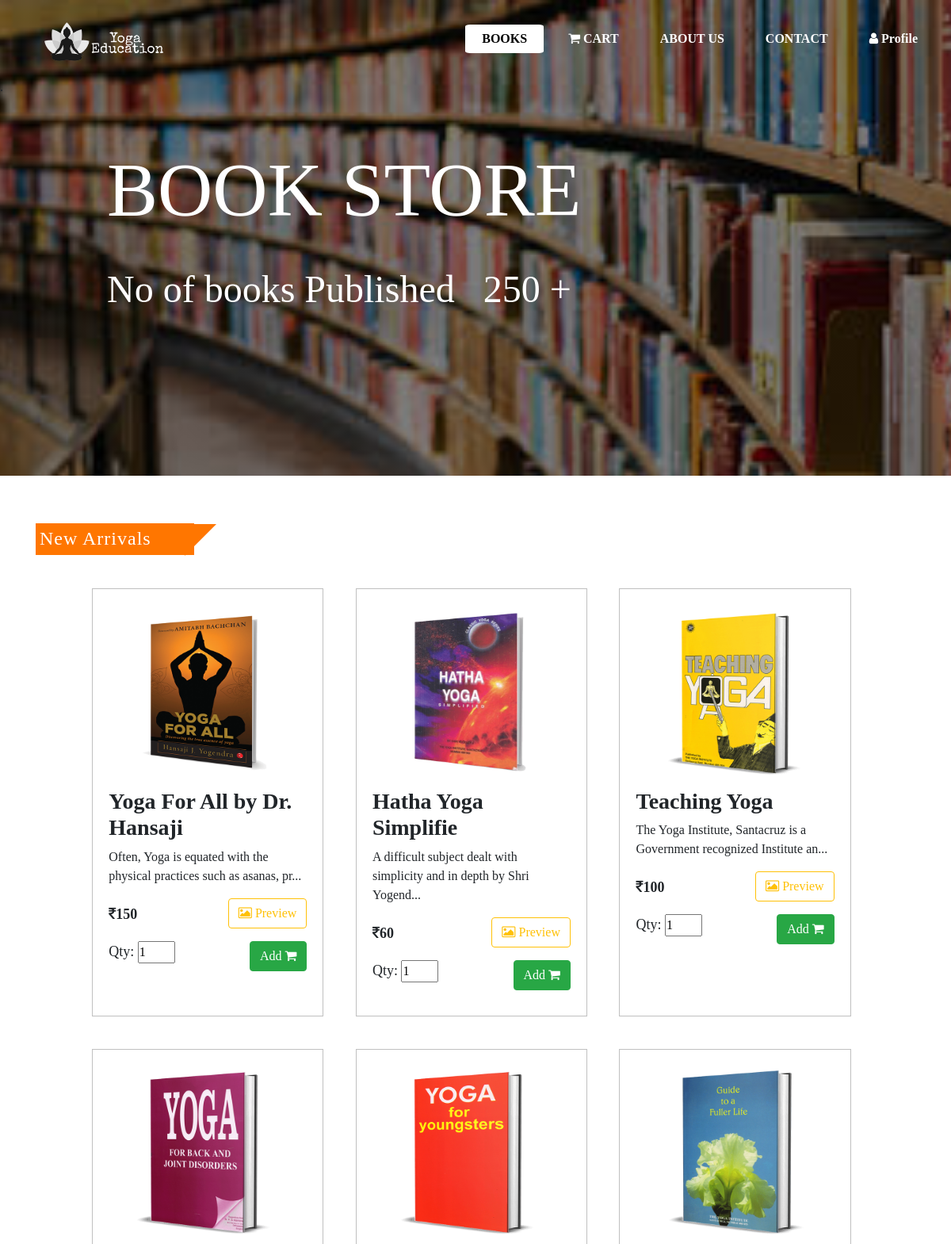
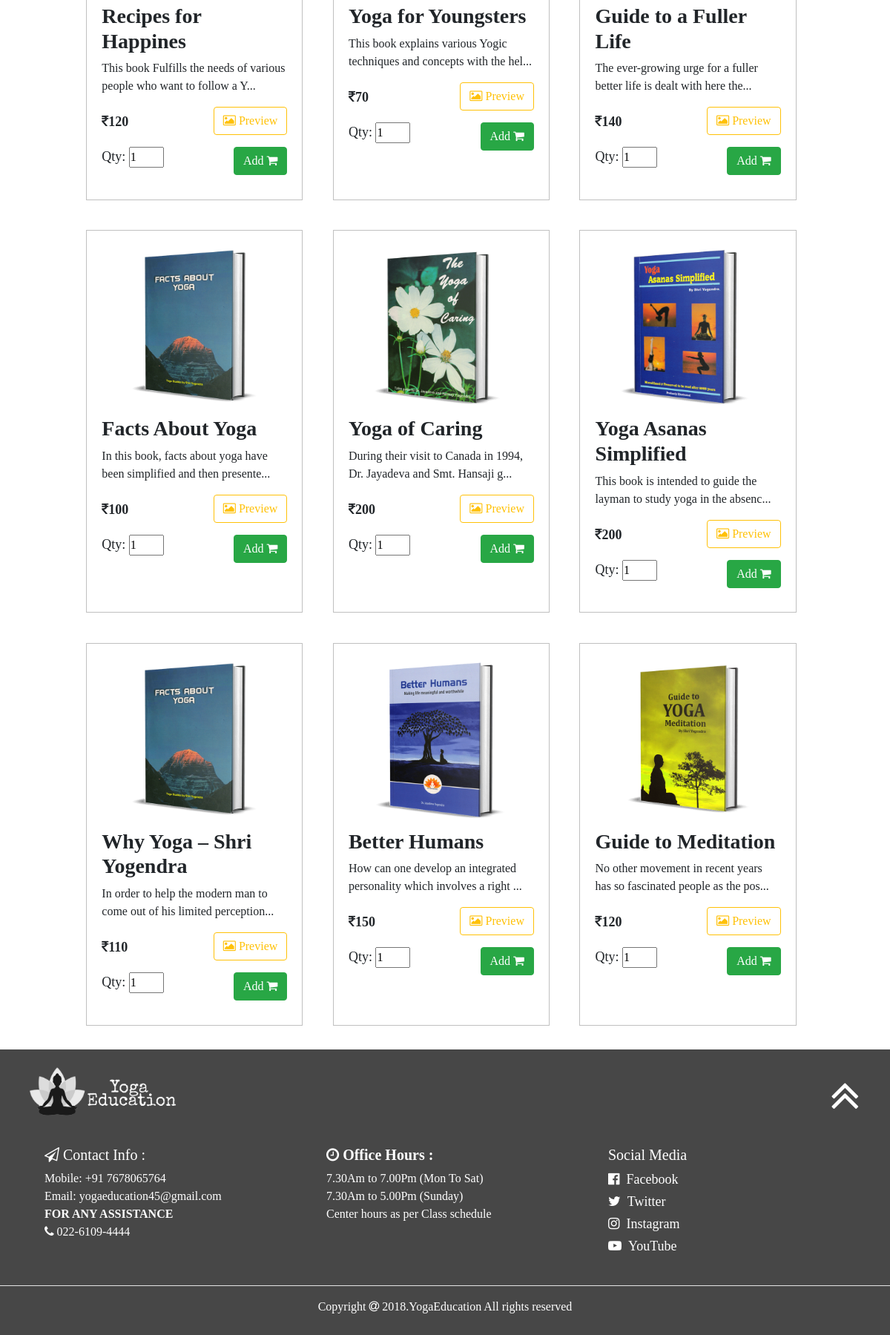
/User-Interface/index.php, run on the app's committed database (2 pictures, top to bottom).
### tables this page shows
CREATE TABLE `product` (
  `id` int(3) NOT NULL,
  `title` varchar(30) NOT NULL,
  `price` int(5) NOT NULL,
  `description` varchar(2000) NOT NULL,
  `image` varchar(40) NOT NULL,
  `createOn` datetime NOT NULL,
  `display` varchar(5) NOT NULL
);

### User-Interface/index.php (the view, shortened to what this page needs)
<!DOCTYPE html>
<html>
<head>
<link rel="stylesheet" type="text/css" href="../css/stylebookstore.css">
<link rel="stylesheet" type="text/css" href="../css/styleFooter.css">
<link rel="stylesheet" href="https://stackpath.bootstrapcdn.com/bootstrap/4.4.1/css/bootstrap.min.css">
<link rel="stylesheet" href="https://stackpath.bootstrapcdn.com/font-awesome/4.7.0/css/font-awesome.min.css">
</head>
<body>
<header >
<section id="nav-bar">
<nav class="navbar navbar-expand-lg navbar-light">
  <a class="navbar-brand" href="#"><img src="../pic/logo1.png"></a>
  <div class="collapse navbar-collapse" id="navbarNav">
        <ul class="navbar-nav ml-auto">
	   <li class="nav-item active">
        <a class="nav-link" href="index.html">BOOKS</a>
      </li>
	<li class="nav-item">
        <a class="nav-link" href="cart.php"><i class="fa fa-shopping-cart"></i>&nbsp;CART</a>
      </li>
	   <li class="nav-item">
        <a class="nav-link" href="AboutUs.html">ABOUT US</a>
      </li>
	   <li class="nav-item">
        <a class="nav-link" href="Contact.html">CONTACT</a>
      </li>
 <li class="nav-item ">
        <a class="nav-link" href="profile.php"><i class="fa fa-user"></i>&nbsp;Profile</a>
      </li>
    </ul>
  </div>
</nav>
.
</section>
<div class="col-md-12">
<div class="title">
<h1>BOOK STORE </h1><br><p>No of books Published &nbsp;
<span class="counter text-center">250</span>&nbsp;+</p>
</div>
</div>
</header>
<div class="container" id="msg-Content">
<h2 class="t1">New Arrivals</h2>
</div>
<div class="main-container">
<?php
	try{
	$db= new PDO('mysql:host=localhost;dbname=bookstore;charset=utf8','root','');
	}
	catch(Exception $e){
		echo "Error has Occured";
	}
	$stmt= $db->query("SELECT * FROM product where display='YES' ");
	while($row=$stmt->fetch()){
?>
<div class="">
<img src="../pic/book/<?php echo $row['image']?>" style="width:100%; height:220px;">
<h3 style="padding-top:10px;"><b><?php	echo $row['title']." " ?></b></h3>
<p><?=	substr($row['description'], 0, 70) . '...'; ?></p>
<div class="line-flex">
<h3><b><span style="font-size:18px;"><i class="fa fa-inr"></i><?php	echo $row['price']." " ?></span></b></h3>
<form action="previewbook.php" method="post">
	<button type="submit" value="submit" class="btn btn-outline-warning"  name="insertCart_btn" style="text-align:center;">
	<i class="fa fa-picture-o"> Preview</i></button></form>
</div>
<div class="line-flex">
<div>
<form method="post" id="myform" action="insertCart.php">
	<label style="font-size:18px">Qty:&nbsp;</label><input type="number" name="qun" value="1" min="1" max="99"style="width:50%;" >
	<input type="hidden" name="insert_id" value="<?php echo $row['id']; ?>" /></div>
	<div>
	<button type="submit" name="submit" value="submit" name="insertCart_btn"  class="btn btn-success" >
	 Add <i class="fa fa-shopping-cart" aria-hidden="true"></i></button></form>	</div>
</div>
</div>
<?php } ?>
</div>
<div class="footer">
<div> <img src="../pic/logo1.png" class="logo1"><a href="#nav-bar"><i class="fa fa-angle-double-up fa-4x linkUp linkk" ></i></a></div>
<div class="row" style="width:100%;padding-left:60px;padding-top:30px;padding-bottom:20px;">
<div class="col-md-4"><b><h5><i class="fa fa-paper-plane-o" ></i>&nbsp;Contact Info :</h5></b>
Mobile: +91 7678065764<br>
Email: yogaeducation45@gmail.com<br>
<b>FOR ANY ASSISTANCE</b><br><i class="fa fa-phone"></i>&nbsp;022-6109-4444
<br><br>
</div>
<div class="col-md-4"><h5><b><i class="fa fa-clock-o" ></i>&nbsp;Office Hours :</h5></b>
7.30Am to 7.00Pm (Mon To Sat)<br>
             7.30Am to 5.00Pm (Sunday)<br>
           Center hours as per Class schedule<br>
<br>
</div>
<div class="col-md-4"><b><h5>Social Media</h5></b>
<a href="https://www.facebook.com/profile.php?id=100006130181720" target="_blank" class="linkk" style="font-size:18px;">
<i style="padding-bottom:8px;" class="fa fa-facebook-official linkk" >&nbsp; Facebook</i></a><br>
<a href="https://twitter.com/Abhishe66218733" target="_blank" class="linkk" style="font-size:18px;">
<i style="padding-bottom:8px;"class="fa fa-twitter linkk" >&nbsp; Twitter</i></a><br>
<a href="https://www.instagram.com/ab_sawant/" target="_blank" class="linkk" style="font-size:18px;">
<i style="padding-bottom:8px;"class="fa fa-instagram linkk"> &nbsp;Instagram</i></a><br>
<a href="https://www.youtube.com/user/beyounick" target="_blank" class="linkk" style="font-size:18px;">
<i style="padding-bottom:8px;"class="fa fa-youtube-play linkk"> &nbsp;YouTube</i></a>
</div>
</div>
<div class="end">
<hr color="white"><p>Copyright <i class="fa fa-at" aria-hidden="true"></i> 2018.YogaEducation All rights reserved</p></div>
</div>
</body>
</body>
</html>

### css/stylebookstore.css (style rules this page uses)
* { margin:0; padding:0; font-family:Century Gothic; scroll-behavior: smooth; }
#nav-bar { position:sticky; top:0; z-index:10; }
.navbar-brand img { float:left; margin-top:12px; width:200px; height:60px; padding-left:40px; }
.navbar-nav li { padding:0 5px; }
.navbar-nav li a { float:right; text-align:left; padding:5px 20px!important; color:white!important; text-decoration:none; border:1px solid transparent; border-radius:6%; transition:0.6s ease; }
#nav-bar ul li.active a { background-color:#fff; color:#000!important; }
.nav-link { color:white; font-weight:600; font-size:16px; }
header { background-image:linear-gradient(rgba(0,0,0,0.5),rgba(0,0,0,0.5)), url(../pic/book1.jpg); height:600px; background-size: cover; background-position:center; }
.title { position:absolute; padding-top:5%; padding-left:10%; }
.title h1 { color:#fff; font-size:8vw; }
.title p { color:#fff; font-size:4vw; }
.container { width:100%; margin-top:5%; font-family:snas-serif; letter-spacing:1px; }
.container h2 { background:#ff7600; color:#fff; width:200px; font-size:24px; padding:5px; margin-bottom:2%; height:40px; }
.container h2::after { content:''; border-top:40px solid #ff7600; border-right:40px solid transparent; position:relative; left:42px; top:35px; }
.main-container { margin:1% 8%; //padding:1%; display:flex; flex-wrap:wrap; }
.main-container >div { margin:2% 2%; padding:2%; border:1px solid silver; width:29%; }
.line-flex { display:flex; width:100%; margin-bottom:5%; align-self:end; justify-content:space-between; }

### css/styleFooter.css (style rules this page uses)
.footer { background-color:#474747; color:white; width:100%; }
.end { text-align:center; padding-bottom:10px; }
.logo1 { width:250px; height:100px; padding-left:40px; padding-top:20px; }
.linkk { color:white; }
.linkUp { padding-right:40px; padding-top:30px; float:right; }

### data on the page
product: image (picture), title "Yoga For All by Dr. Hansaji", description "Often, Yoga is equated with the physical practices such as asanas, pr", price "150"
product: image (picture), title "Hatha Yoga Simplifie", description "A difficult subject dealt with simplicity and in depth by Shri Yogend", price "60"
product: image (picture), title "Teaching Yoga", description "The Yoga Institute, Santacruz is a Government recognized Institute an", price "100"
product: image (picture), title "Recipes for Happines", description "This book Fulfills the needs of various people who want to follow a Y", price "120"
product: image (picture), title "Yoga for Youngsters", description "This book explains various Yogic techniques and concepts with the hel", price "70"
product: image (picture), title "Guide to a Fuller Life", description "The ever-growing urge for a fuller better life is dealt with here the", price "140"
product: image (picture), title "Facts About Yoga", description "In this book, facts about yoga have been simplified and then presente", price "100"
product: image (picture), title "Yoga of Caring", description "During their visit to Canada in 1994, Dr. Jayadeva and Smt. Hansaji g", price "200"
product: image (picture), title "Yoga Asanas Simplified", description "This book is intended to guide the layman to study yoga in the absenc", price "200"
product: image (picture), title "Why Yoga – Shri Yogendra", description "In order to help the modern man to come out of his limited perception", price "110"
product: image (picture), title "Better Humans", description "How can one develop an integrated personality which involves a right", price "150"
product: image (picture), title "Guide to Meditation", description "No other movement in recent years has so fascinated people as the pos", price "120"
